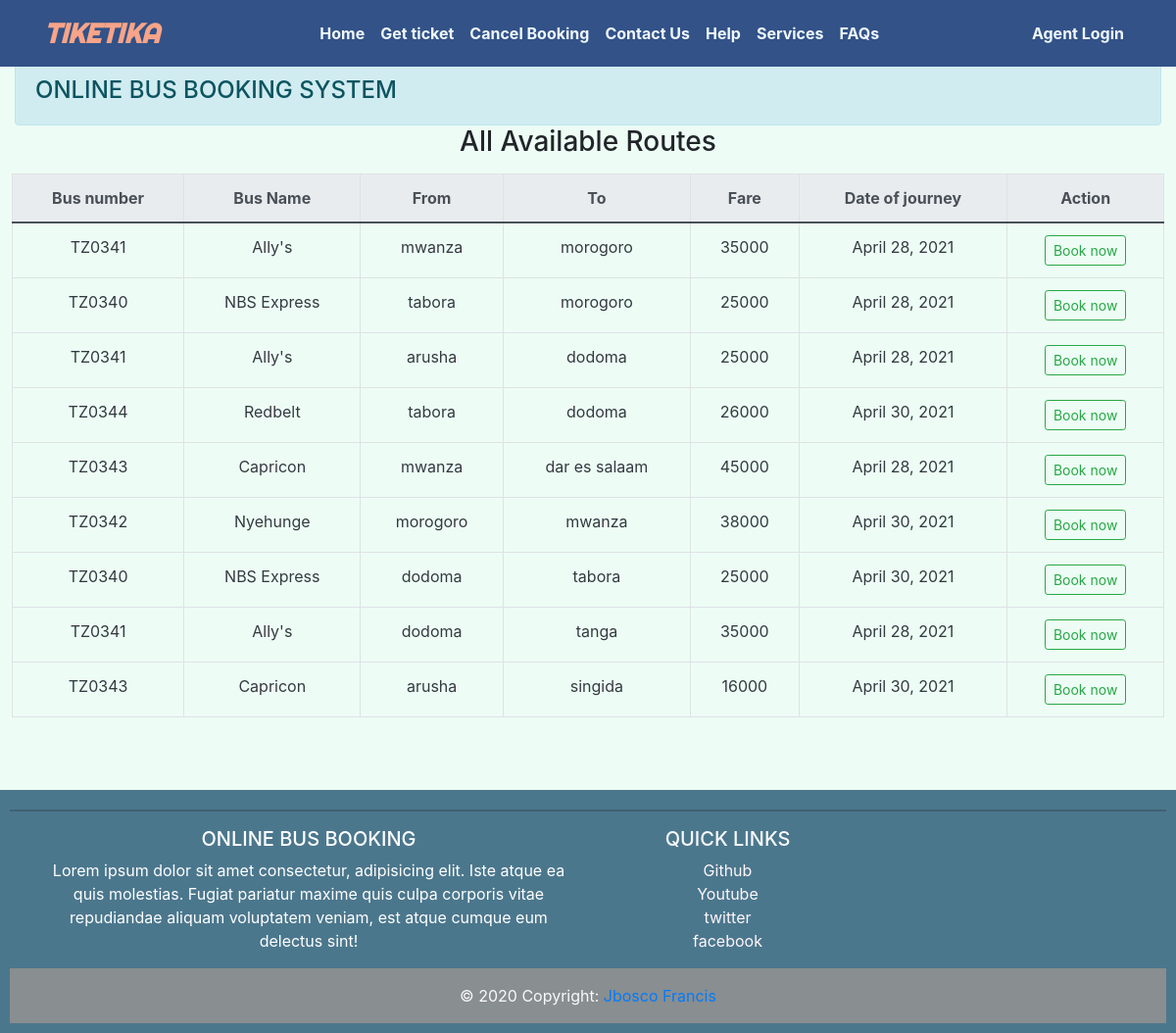
Page /route_list/ on the committed database.
### booking/models.py (models this page shows, shortened)
class Route(models.Model):
    bus = models.ForeignKey(Bus, on_delete=models.CASCADE)
    source = models.CharField(max_length=20, null=False)
    destination = models.CharField(max_length=20, null=False)
    fares = models.IntegerField(null=False)
    journey_date = models.DateField(null=False)
    departure = models.TimeField(null=False)
    arrival = models.TimeField(null=False)

class Bus(models.Model):
    company = models.CharField(max_length=55, null=True)
    bus_no = models.CharField(max_length=30, null=False)
    bus_name = models.CharField(max_length=30, null=False)
    total_seats = models.IntegerField(null=False)
    contact = models.IntegerField(null=False)

### booking/views.py (the view)
# urls.py: path('route_list/', views.route_list, name='route_list'),
def route_list(request):
    route = Route.objects.all()
    return render(request, 'booking/route_list.html', {'bus_list': route})

### booking/templates/booking/route_list.html
{% extends 'booking/base.html' %}
{% load static %}
{% block content %}
<div class="row">
    <div class="bus_list">
        {% if fr and dest %}
        <h3 class="text-center">Available routes from {{fr|capfirst}} to {{dest|capfirst}}</h3>
        {% else %}
        <h3 class="text-center">All Available Routes</h3>
        {% endif %}
        <div class="table-responsive py-2">
            <table class="table table-bordered text-center text-dark">
                <thead class="thead-light" style="font-weight: bold;">
                    <th scope="col">Bus number</th>
                    <th scope="col">Bus Name</th>
                    <th scope="col">From</th>
                    <th scope="col">To</th>
                    <th scope="col">Fare</th>
                    <th scope="col">Date of journey</th>
                    <th scope="col">Action</th>
                </thead>
                <tbody>
                {% for bus_list in bus_list %}
                    <tr>
                        <td>{{bus_list.bus.bus_no}}</td>
                        <td>{{bus_list.bus.bus_name}}</td>
                        <td>{{bus_list.source}}</td>
                        <td>{{bus_list.destination}}</td>
                        <td>{{bus_list.fares}}</td>
                        <td>{{bus_list.journey_date}}</td>
                        <td><a class="btn btn-outline-success btn-sm" href="{% url 'booking_info' bus_list.id %}">Book now</a></td>
                    </tr>
                {% endfor %}
            </tbody>
            </table>
        </div>
    </div>
</div>
{% endblock %}

### static/css/main.css (style rules this page uses)
body { background-color: #edfdf5; margin-top: 65px; }

### rows in the picture
Route: bus.bus_no "TZ0341", bus.bus_name "Ally's", source "mwanza", destination "morogoro", fares "35000", journey_date "April 28, 2021"
Route: bus.bus_no "TZ0340", bus.bus_name "NBS Express", source "tabora", destination "morogoro", fares "25000", journey_date "April 28, 2021"
Route: bus.bus_no "TZ0341", bus.bus_name "Ally's", source "arusha", destination "dodoma", fares "25000", journey_date "April 28, 2021"
Route: bus.bus_no "TZ0344", bus.bus_name "Redbelt", source "tabora", destination "dodoma", fares "26000", journey_date "April 30, 2021"
Route: bus.bus_no "TZ0343", bus.bus_name "Capricon", source "mwanza", destination "dar es salaam", fares "45000", journey_date "April 28, 2021"
Route: bus.bus_no "TZ0342", bus.bus_name "Nyehunge", source "morogoro", destination "mwanza", fares "38000", journey_date "April 30, 2021"
Route: bus.bus_no "TZ0340", bus.bus_name "NBS Express", source "dodoma", destination "tabora", fares "25000", journey_date "April 30, 2021"
Route: bus.bus_no "TZ0341", bus.bus_name "Ally's", source "dodoma", destination "tanga", fares "35000", journey_date "April 28, 2021"
Route: bus.bus_no "TZ0343", bus.bus_name "Capricon", source "arusha", destination "singida", fares "16000", journey_date "April 30, 2021"
